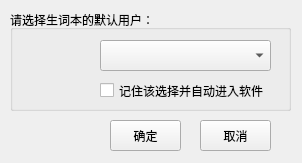
<?xml version="1.0" encoding="UTF-8"?>
<ui version="4.0">
 <class>UserSelectDialog</class>
 <widget class="QDialog" name="UserSelectDialog">
  <property name="geometry">
   <rect>
    <x>0</x>
    <y>0</y>
    <width>302</width>
    <height>163</height>
   </rect>
  </property>
  <property name="windowTitle">
   <string>生词本默认用户选择</string>
  </property>
  <property name="windowIcon">
   <iconset resource="rc.qrc">
    <normaloff>:/new/prefix1/rc/User.ico</normaloff>:/new/prefix1/rc/User.ico</iconset>
  </property>
  <widget class="QGroupBox" name="GroupBox">
   <property name="geometry">
    <rect>
     <x>10</x>
     <y>10</y>
     <width>281</width>
     <height>101</height>
    </rect>
   </property>
   <property name="title">
    <string>请选择生词本的默认用户：</string>
   </property>
   <widget class="QLabel" name="UserLabel">
    <property name="geometry">
     <rect>
      <x>20</x>
      <y>30</y>
      <width>61</width>
      <height>61</height>
     </rect>
    </property>
    <property name="text">
     <string/>
    </property>
    <property name="pixmap">
     <pixmap resource="rc.qrc">:/new/prefix1/rc/User.ico</pixmap>
    </property>
    <property name="scaledContents">
     <bool>true</bool>
    </property>
   </widget>
   <widget class="QComboBox" name="UserListComboBox">
    <property name="geometry">
     <rect>
      <x>90</x>
      <y>30</y>
      <width>171</width>
      <height>31</height>
     </rect>
    </property>
    <property name="focusPolicy">
     <enum>Qt::NoFocus</enum>
    </property>
   </widget>
   <widget class="QCheckBox" name="RemeberCheckBox">
    <property name="geometry">
     <rect>
      <x>90</x>
      <y>70</y>
      <width>171</width>
      <height>21</height>
     </rect>
    </property>
    <property name="focusPolicy">
     <enum>Qt::NoFocus</enum>
    </property>
    <property name="text">
     <string>记住该选择并自动进入软件</string>
    </property>
   </widget>
  </widget>
  <widget class="QPushButton" name="OKButton">
   <property name="geometry">
    <rect>
     <x>110</x>
     <y>120</y>
     <width>71</width>
     <height>31</height>
    </rect>
   </property>
   <property name="focusPolicy">
    <enum>Qt::NoFocus</enum>
   </property>
   <property name="text">
    <string>确定</string>
   </property>
   <property name="icon">
    <iconset resource="rc.qrc">
     <normaloff>:/new/prefix1/rc/Ok (2).ico</normaloff>:/new/prefix1/rc/Ok (2).ico</iconset>
   </property>
  </widget>
  <widget class="QPushButton" name="QuitButton">
   <property name="geometry">
    <rect>
     <x>200</x>
     <y>120</y>
     <width>71</width>
     <height>31</height>
    </rect>
   </property>
   <property name="focusPolicy">
    <enum>Qt::NoFocus</enum>
   </property>
   <property name="text">
    <string>取消</string>
   </property>
   <property name="icon">
    <iconset resource="rc.qrc">
     <normaloff>:/new/prefix1/rc/Cancel.ico</normaloff>:/new/prefix1/rc/Cancel.ico</iconset>
   </property>
  </widget>
 </widget>
 <resources>
  <include location="rc.qrc"/>
 </resources>
 <connections/>
</ui>
